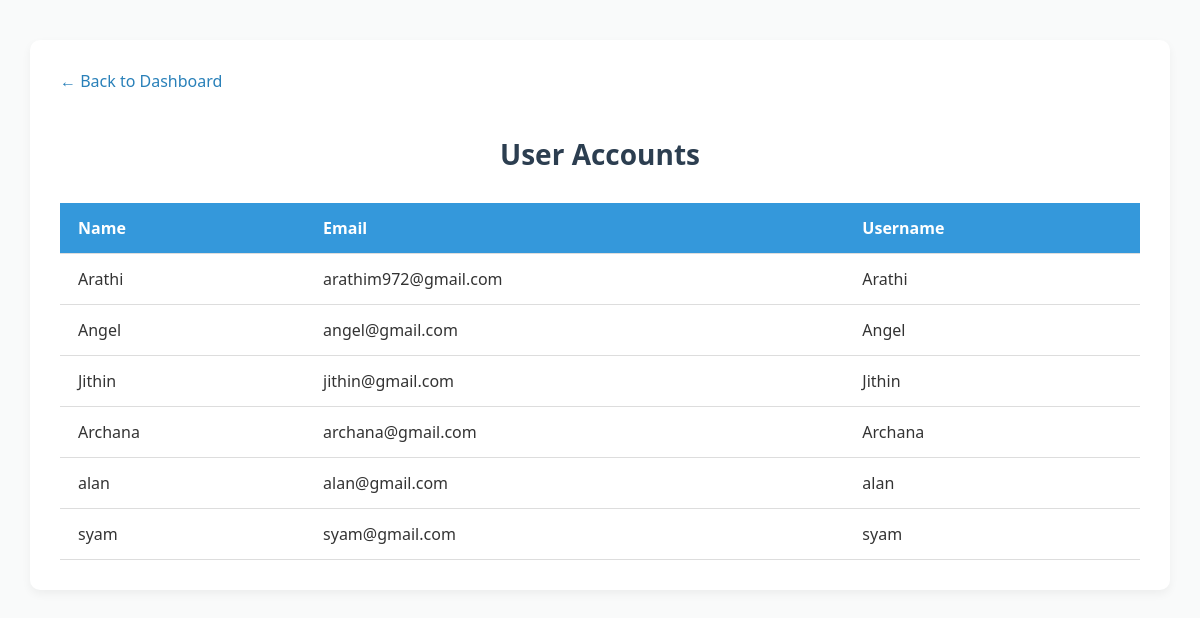
Screenshot of /site_admin-panel/user-accounts/ with the database file from the repository.
### user/models.py (models this page shows)
class UserProfile(models.Model):
    name = models.CharField(max_length=50)
    email = models.EmailField()
    mobile = models.CharField(max_length=15)
    location = models.CharField(max_length=100)
    username = models.CharField(max_length=20)
    password = models.CharField(max_length=20)

### site_admin/views.py (the view)
# urls.py: path('user-accounts/', user_accounts, name='admin_user_accounts'),
def user_accounts(request):
    users = UserProfile.objects.all()
    return render(request, 'user_accounts.html', {'users': users})

### site_admin/templates/user_accounts.html (shortened to what this page needs)
{% load static %}
<!DOCTYPE html>
<html>
<head>
    <link rel="stylesheet" href="{% static 'css/account_tables.css' %}">
</head>
<body>
<div class="container">
    <a href="{% url 'admin_dashboard' %}" class="nav-link">← Back to Dashboard</a>
    <h2>User Accounts</h2>
    <table>
        <tr><th>Name</th><th>Email</th><th>Username</th></tr>
        {% for user in users %}
        <tr>
            <td>{{ user.name }}</td>
            <td>{{ user.email }}</td>
            <td>{{ user.username }}</td>
        </tr>
        {% endfor %}
    </table>
</div>
</body>
</html>

### site_admin/static/css/account_tables.css (style rules this page uses)
body { font-family: 'Segoe UI', sans-serif; background-color: #f9fafa; margin: 0; padding: 0; color: #333; }
.container { width: 90%; max-width: 1100px; margin: 40px auto; padding: 30px; background-color: #fff; box-shadow: 0 4px 10px rgba(0,0,0,0.05); border-radius: 10px; }
h2 { text-align: center; font-size: 28px; margin-bottom: 30px; color: #2c3e50; }
table { width: 100%; border-collapse: collapse; margin-top: 10px; }
th, td { text-align: left; padding: 14px 18px; border-bottom: 1px solid #ddd; }
th { background-color: #3498db; color: white; font-weight: 600; }
.nav-link { display: inline-block; margin-bottom: 20px; color: #2980b9; text-decoration: none; font-weight: 500; }

### rows the page displays
UserProfile: name "Arathi", email "arathim972@gmail.com", username "Arathi"
UserProfile: name "Angel", email "angel@gmail.com", username "Angel"
UserProfile: name "Jithin", email "jithin@gmail.com", username "Jithin"
UserProfile: name "Archana", email "archana@gmail.com", username "Archana"
UserProfile: name "alan", email "alan@gmail.com", username "alan"
UserProfile: name "syam", email "syam@gmail.com", username "syam"
